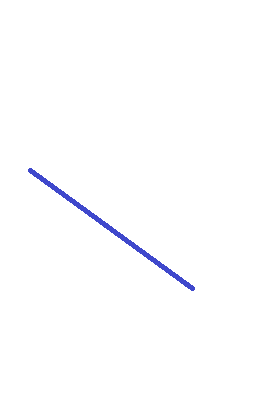
#> input picture HW[5]/images/img_02.jpg, 269 x 412 px
$ jupyter execute Q4.ipynb
#> lines starting #> are read from the running program, lines starting #| are printed output that depends on the picture; after the words box and inside, x2 and y2 are one past the last pixel; in counts of white or black regions, pixels touching at a corner belong together; long printed decimals are rounded
[cell 1]
import cv2
import numpy as np

[cell 2]
im = cv2.imread('images/img_02.jpg', 0)
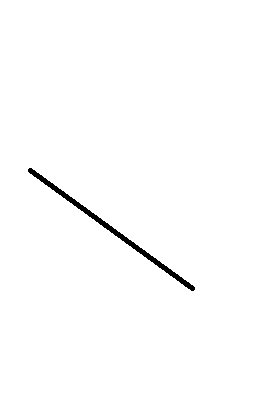
#> im: shape (412, 269); values 98 (black) and 255 (white), 99.1% white; 1 black region, box (x1, y1, x2, y2) and area: (28, 168, 195, 291) 1025

[cell 3]
x, y = np.where(im<100)
#> x = 1025 values from 168 to 290; y = 1025 values, max 194 at index 1009, min 28 at index 3, mean 111.1

[cell 4]
m = (np.average(x) * np.average(y) - np.average(x*y)) / (np.average(x)**2 - np.average(x**2))
#> m = 1.37
c = np.average(y) - m * np.average(x)
#> c = -203
print(f'y = {m}x + {c}')
#| y = 1.3709995907272559x + -202.967


$ run again, with HW[5]/images/img_01.jpg copied over HW[5]/images/img_02.jpg
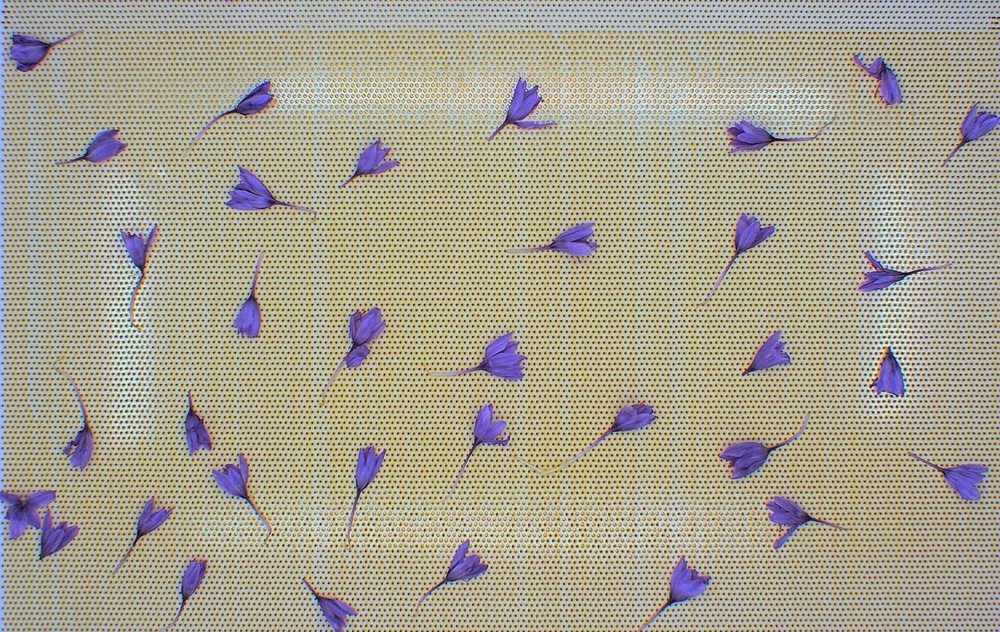
#> input picture HW[5]/images/img_01.jpg, 1000 x 632 px, shrunk from 1290 x 815 before the run
#> `im = cv2.imread('images/img_02.jpg', 0)`:
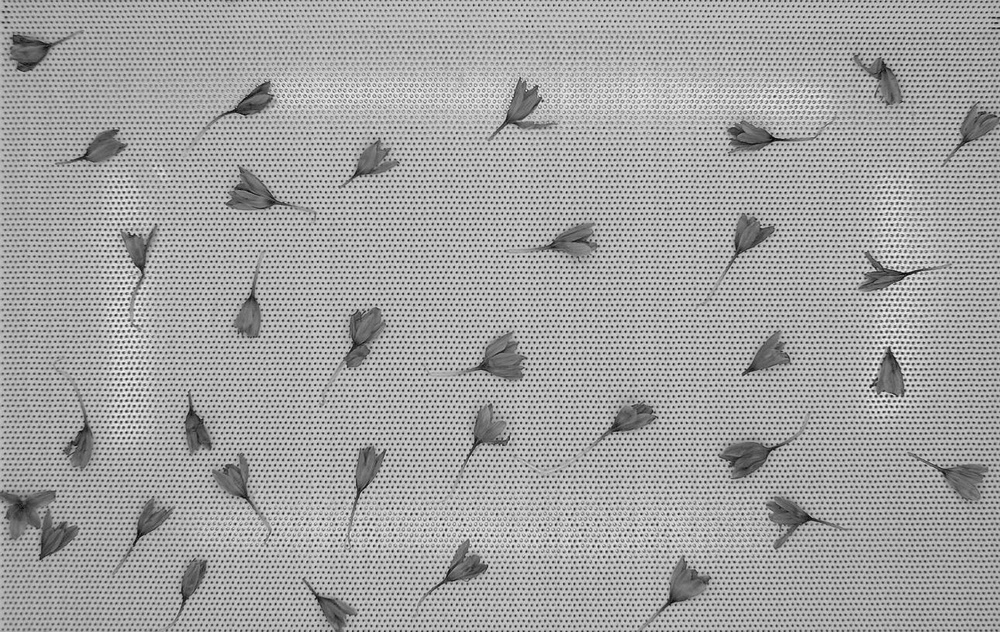
#> im: shape (632, 1000); min 2, max 254, mean 163.2
#> m = -0.0916
#> c = 535.9
#| y = -0.09162383705724243x + 535.920
